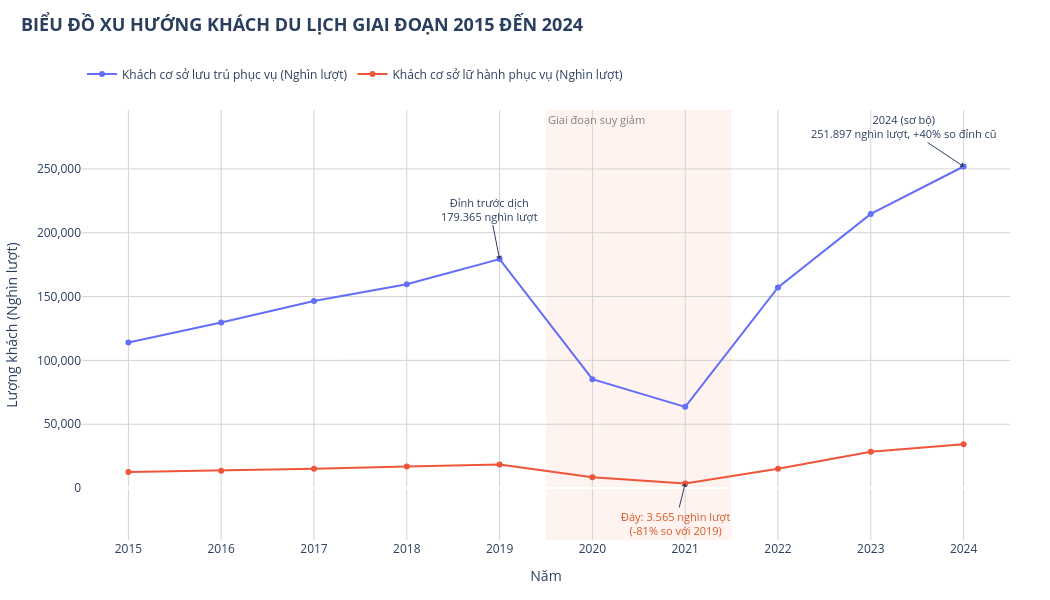

Here is the notebook cell this chart was saved with:
### Markdown cell above
# 3.5 Xu hướng lượng khách du lịch giai đoạn 2015 - 2024

**Câu hỏi:**
Lượng khách phục vụ tại cơ sở lưu trú và cơ sở lữ hành biến động như thế nào trong giai đoạn 2015–2024? Giai đoạn nào giảm mạnh, mức độ phục hồi sau đó ra sao, và kết quả này liên hệ như thế nào với xu hướng doanh thu ở Biểu đồ 4?

Chỉ tiêu sử dụng (đơn vị: Nghìn lượt):

Khách cơ sở lưu trú phục vụ

Khách cơ sở lữ hành phục vụ

### Code cell
import pandas as pd
import plotly.express as px

df_nam = pd.read_csv("../data/raw/du_lieu_du_lich_nam.csv")
df_nam["Trạng thái"] = df_nam["Năm"].astype(str).apply(lambda x: "Sơ bộ" if "Sơ bộ" in x else "Chính thức")
df_nam["Năm"] = df_nam["Năm"].astype(str).str.extract(r"(\d{4})").astype(int)

df_long5 = df_nam.melt(
    id_vars=["Năm"],
    value_vars=["Khách cơ sở lưu trú phục vụ (Nghìn lượt)", "Khách cơ sở lữ hành phục vụ (Nghìn lượt)"],
    var_name="Chỉ tiêu", value_name="Lượng khách (Nghìn lượt)"
)

fig5 = px.line(
    df_long5, x="Năm", y="Lượng khách (Nghìn lượt)", color="Chỉ tiêu", markers=True
)

fig5.update_layout(
    title=dict(
        text="<b>BIỂU ĐỒ XU HƯỚNG KHÁCH DU LỊCH GIAI ĐOẠN 2015 ĐẾN 2024</b>",
        y=0.97, x=0.02, xanchor="left", font=dict(size=18)
    ),
    autosize=False, width=1050, height=600,
    legend_title_text="",
    legend=dict(orientation="h", yanchor="bottom", y=1.05, xanchor="left", x=0),
    hovermode="x unified", plot_bgcolor="white",
    margin=dict(l=60, r=40, t=110, b=60)
)
fig5.update_xaxes(type="linear", tickmode="linear", dtick=1, range=[2014.5, 2024.5], gridcolor="lightgrey")
fig5.update_yaxes(gridcolor="lightgrey", tickformat=",")

fig5.add_vrect(
    x0=2019.5, x1=2021.5, fillcolor="#eb6834", opacity=0.08,
    layer="below", line_width=0,
    annotation_text="Giai đoạn suy giảm", annotation_position="top left",
    annotation_font_size=11, annotation_font_color="grey"
)

fig5.add_annotation(x=2019, y=179365.49, text="Đỉnh trước dịch<br>179.365 nghìn lượt", showarrow=True, arrowhead=1, ay=-50, font=dict(size=11))
fig5.add_annotation(x=2021, y=3565.28, text="Đáy: 3.565 nghìn lượt<br>(-81% so với 2019)", showarrow=True, arrowhead=1, ay=40, font=dict(size=11, color="#d95926"))
fig5.add_annotation(x=2024, y=251896.82, text="2024 (sơ bộ)<br>251.897 nghìn lượt, +40% so đỉnh cũ", showarrow=True, arrowhead=1, ax=-60, ay=-40, font=dict(size=11))

fig5.show()

### Figure 1 — Plotly figure (JSON) as saved in the notebook; plotly's stock layout.template omitted (floating-point values rounded to 4 significant figures)
{"data": [{"hovertemplate": "Chỉ tiêu=Khách cơ sở lưu trú phục vụ (Nghìn lượt)<br>Năm=%{x}<br>Lượng khách (Nghìn lượt)=%{y}<extra></extra>", "legendgroup": "Khách cơ sở lưu trú phục vụ (Nghìn lượt)", "line": {"color": "#636efa", "dash": "solid"}, "marker": {"symbol": "circle"}, "mode": "lines+markers", "name": "Khách cơ sở lưu trú phục vụ (Nghìn lượt)", "orientation": "v", "showlegend": true, "type": "scatter", "x": [2015, 2016, 2017, 2018, 2019, 2020, 2021, 2022, 2023, 2024], "xaxis": "x", "y": [114000.0, 129700.0, 146600.0, 159600.0, 179400.0, 85300.0, 63600.0, 157200.0, 214800.0, 251900.0], "yaxis": "y"}, {"hovertemplate": "Chỉ tiêu=Khách cơ sở lữ hành phục vụ (Nghìn lượt)<br>Năm=%{x}<br>Lượng khách (Nghìn lượt)=%{y}<extra></extra>", "legendgroup": "Khách cơ sở lữ hành phục vụ (Nghìn lượt)", "line": {"color": "#EF553B", "dash": "solid"}, "marker": {"symbol": "circle"}, "mode": "lines+markers", "name": "Khách cơ sở lữ hành phục vụ (Nghìn lượt)", "orientation": "v", "showlegend": true, "type": "scatter", "x": [2015, 2016, 2017, 2018, 2019, 2020, 2021, 2022, 2023, 2024], "xaxis": "x", "y": [12600.0, 13650.0, 15170.0, 16970.0, 18370.0, 8398.0, 3565.0, 15150.0, 28400.0, 34370.0], "yaxis": "y"}], "layout": {"annotations": [{"font": {"color": "grey", "size": 11}, "showarrow": false, "text": "Giai đoạn suy giảm", "x": 2020.0, "xanchor": "left", "xref": "x", "y": 1, "yanchor": "top", "yref": "y domain"}, {"arrowhead": 1, "ay": -50, "font": {"size": 11}, "showarrow": true, "text": "Đỉnh trước dịch<br>179.365 nghìn lượt", "x": 2019, "y": 179400.0}, {"arrowhead": 1, "ay": 40, "font": {"color": "#d95926", "size": 11}, "showarrow": true, "text": "Đáy: 3.565 nghìn lượt<br>(-81% so với 2019)", "x": 2021, "y": 3565.0}, {"arrowhead": 1, "ax": -60, "ay": -40, "font": {"size": 11}, "showarrow": true, "text": "2024 (sơ bộ)<br>251.897 nghìn lượt, +40% so đỉnh cũ", "x": 2024, "y": 251900.0}], "autosize": false, "height": 600, "hovermode": "x unified", "legend": {"orientation": "h", "title": {"text": ""}, "tracegroupgap": 0, "x": 0, "xanchor": "left", "y": 1.05, "yanchor": "bottom"}, "margin": {"b": 60, "l": 60, "r": 40, "t": 110}, "plot_bgcolor": "white", "shapes": [{"fillcolor": "#eb6834", "layer": "below", "line": {"width": 0}, "opacity": 0.08, "type": "rect", "x0": 2020.0, "x1": 2022.0, "xref": "x", "y0": 0, "y1": 1, "yref": "y domain"}], "title": {"font": {"size": 18}, "text": "<b>BIỂU ĐỒ XU HƯỚNG KHÁCH DU LỊCH GIAI ĐOẠN 2015 ĐẾN 2024</b>", "x": 0.02, "xanchor": "left", "y": 0.97}, "width": 1050, "xaxis": {"anchor": "y", "domain": [0, 1], "dtick": 1, "gridcolor": "lightgrey", "range": [2014.0, 2024.0], "tickmode": "linear", "title": {"text": "Năm"}, "type": "linear"}, "yaxis": {"anchor": "x", "domain": [0, 1], "gridcolor": "lightgrey", "tickformat": ",", "title": {"text": "Lượng khách (Nghìn lượt)"}}}}
